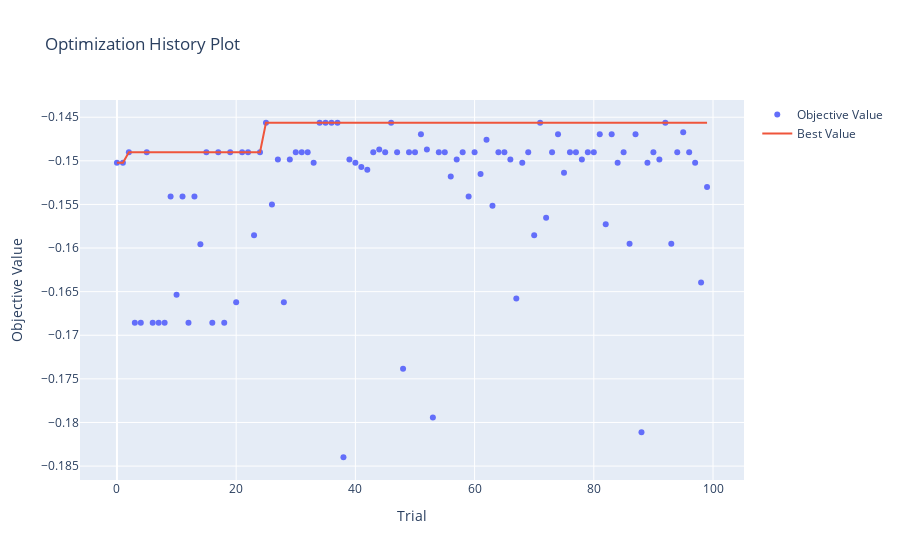

The notebook cell saved with this chart:
### Markdown cell above
### Decision Tree

### Code cell
### Decision Tree
import warnings
import optuna
from optuna.visualization import plot_optimization_history
import plotly.io as pio
import numpy as np
from sklearn.model_selection import train_test_split, cross_val_score
from sklearn import tree
from sklearn.tree import DecisionTreeRegressor

# Ignore all warnings
warnings.filterwarnings("ignore")

def decision_tree_regressor(df, X_train, X_test, y_train, y_test):

    def objective(trial):
        param = {
            'max_depth' : trial.suggest_int("max_depth", 10, 50),
            'min_samples_split' : trial.suggest_int("min_samples_split", 2, 20),
            'min_samples_leaf' : trial.suggest_int("min_samples_leaf", 1, 10),
            'ccp_alpha' : trial.suggest_float("ccp_alpha", 0.0, 1.0),
            'random_state' : 42
        }
        model = DecisionTreeRegressor(**param)
        scores = cross_val_score(model, X_train, y_train, 
                                 cv=KFold(n_splits=5,
                                          shuffle=True,
                                          random_state=42),
                                 scoring='neg_mean_absolute_percentage_error'
                                ) # Train set is split into 3 folds, the model is trained on 2 folds and evaluated on the remaining fold. This is repeated 3 times, and the average of the 3 scores is returned.
        # Return the mean of 3 scores
        return scores.mean()
    
    study = optuna.create_study(direction='maximize', study_name='DecisionTreeRegression')
    study.optimize(objective, n_trials=100) # n_trials is the number of trials to run, each run is evaluated by cross validation score
    
    print('Best parameters for decision tree regression', study.best_params)
    print('Best MAPE score for decision tree regression training:', -1*study.best_value)
    
    model = DecisionTreeRegressor(**study.best_params)
    model.fit(X_train, y_train)
    fig = plot_optimization_history(study)
    pio.show(fig)
    
    y_pred = model.predict(X_test)
    mape = mean_absolute_percentage_error(y_test, y_pred)
    print("MAPE for decision tree regression testing:", mape)

    return model

def tree_report(model, X_train, X_test, y_test, df):

    ## Feature importance
    importances = model.feature_importances_
    indices = np.argsort(importances)[::-1]
    feature_names = [X_train.columns[i] for i in indices]
    plt.figure(figsize=(8, 6))
    plt.title("Feature Importances")
    plt.barh(range(len(indices)), importances[indices], color='b', align='center')
    plt.yticks(range(len(indices)), [feature_names[i] for i in range(len(indices))])
    plt.xlabel('Importance')
    plt.show()
    
    ## Tree visualization
    plt.figure(figsize=(20, 10))
    feature_names = X_train.columns
    tree.plot_tree(model, feature_names=feature_names, filled=True, fontsize=10)


model = decision_tree_regressor(df, X_train, X_test, y_train, y_test)
df['Prediction_DecisionTree'] = model.predict(df[features])
tree_report(model, X_train, X_test, y_test, df)

### Figure 1 — Plotly figure (JSON) as saved in the notebook; plotly's stock layout.template omitted (floating-point values rounded to 4 significant figures)
{"data": [{"mode": "markers", "name": "Objective Value", "type": "scatter", "x": [0, 1, 2, 3, 4, 5, 6, 7, 8, 9, 10, 11, 12, 13, 14, 15, 16, 17, 18, 19, 20, 21, 22, 23, 24, 25, 26, 27, 28, 29, 30, 31, 32, 33, 34, 35, 36, 37, 38, 39, 40, 41, 42, 43, 44, 45, 46, 47, 48, 49, 50, 51, 52, 53, 54, 55, 56, 57, 58, 59, 60, 61, 62, 63, 64, 65, 66, 67, 68, 69, 70, 71, 72, 73, 74, 75, 76, 77, 78, 79, 80, 81, 82, 83, 84, 85, 86, 87, 88, 89, 90, 91, 92, 93, 94, 95, 96, 97, 98, 99], "y": [-0.1502, -0.1502, -0.149, -0.1686, -0.1686, -0.149, -0.1686, -0.1686, -0.1686, -0.1541, -0.1654, -0.1541, -0.1686, -0.1541, -0.1596, -0.149, -0.1686, -0.149, -0.1686, -0.149, -0.1662, -0.149, -0.149, -0.1585, -0.149, -0.1456, -0.155, -0.1498, -0.1662, -0.1498, -0.149, -0.149, -0.149, -0.1502, -0.1456, -0.1456, -0.1456, -0.1456, -0.184, -0.1498, -0.1502, -0.1507, -0.151, -0.149, -0.1487, -0.149, -0.1456, -0.149, -0.1738, -0.149, -0.149, -0.1469, -0.1487, -0.1794, -0.149, -0.149, -0.1518, -0.1498, -0.149, -0.1541, -0.149, -0.1515, -0.1476, -0.1552, -0.149, -0.149, -0.1498, -0.1658, -0.1502, -0.149, -0.1585, -0.1456, -0.1565, -0.149, -0.1469, -0.1514, -0.149, -0.149, -0.1498, -0.149, -0.149, -0.1469, -0.1573, -0.1469, -0.1502, -0.149, -0.1595, -0.1469, -0.1811, -0.1502, -0.149, -0.1498, -0.1456, -0.1595, -0.149, -0.1467, -0.149, -0.1502, -0.1639, -0.153]}, {"name": "Best Value", "type": "scatter", "x": [0, 1, 2, 3, 4, 5, 6, 7, 8, 9, 10, 11, 12, 13, 14, 15, 16, 17, 18, 19, 20, 21, 22, 23, 24, 25, 26, 27, 28, 29, 30, 31, 32, 33, 34, 35, 36, 37, 38, 39, 40, 41, 42, 43, 44, 45, 46, 47, 48, 49, 50, 51, 52, 53, 54, 55, 56, 57, 58, 59, 60, 61, 62, 63, 64, 65, 66, 67, 68, 69, 70, 71, 72, 73, 74, 75, 76, 77, 78, 79, 80, 81, 82, 83, 84, 85, 86, 87, 88, 89, 90, 91, 92, 93, 94, 95, 96, 97, 98, 99], "y": [-0.1502, -0.1502, -0.149, -0.149, -0.149, -0.149, -0.149, -0.149, -0.149, -0.149, -0.149, -0.149, -0.149, -0.149, -0.149, -0.149, -0.149, -0.149, -0.149, -0.149, -0.149, -0.149, -0.149, -0.149, -0.149, -0.1456, -0.1456, -0.1456, -0.1456, -0.1456, -0.1456, -0.1456, -0.1456, -0.1456, -0.1456, -0.1456, -0.1456, -0.1456, -0.1456, -0.1456, -0.1456, -0.1456, -0.1456, -0.1456, -0.1456, -0.1456, -0.1456, -0.1456, -0.1456, -0.1456, -0.1456, -0.1456, -0.1456, -0.1456, -0.1456, -0.1456, -0.1456, -0.1456, -0.1456, -0.1456, -0.1456, -0.1456, -0.1456, -0.1456, -0.1456, -0.1456, -0.1456, -0.1456, -0.1456, -0.1456, -0.1456, -0.1456, -0.1456, -0.1456, -0.1456, -0.1456, -0.1456, -0.1456, -0.1456, -0.1456, -0.1456, -0.1456, -0.1456, -0.1456, -0.1456, -0.1456, -0.1456, -0.1456, -0.1456, -0.1456, -0.1456, -0.1456, -0.1456, -0.1456, -0.1456, -0.1456, -0.1456, -0.1456, -0.1456, -0.1456]}], "layout": {"title": {"text": "Optimization History Plot"}, "xaxis": {"title": {"text": "Trial"}}, "yaxis": {"title": {"text": "Objective Value"}}}}
